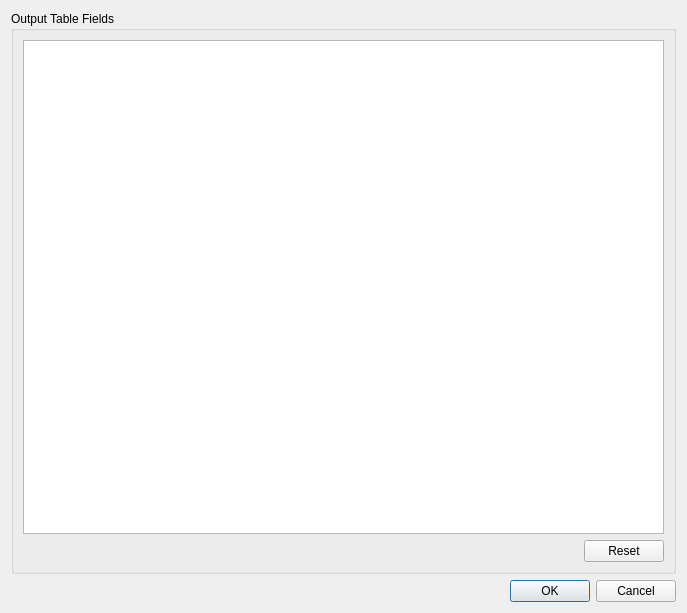
<?xml version="1.0" encoding="UTF-8"?>
<ui version="4.0">
 <class>Form</class>
 <widget class="QWidget" name="Form">
  <property name="geometry">
   <rect>
    <x>0</x>
    <y>0</y>
    <width>687</width>
    <height>613</height>
   </rect>
  </property>
  <property name="windowTitle">
   <string>Form</string>
  </property>
  <layout class="QVBoxLayout" name="verticalLayout">
   <item>
    <widget class="QGroupBox" name="groupBox">
     <property name="title">
      <string>Output Table Fields</string>
     </property>
     <layout class="QGridLayout" name="gridLayout">
      <item row="2" column="1">
       <widget class="QPushButton" name="reset_fields_button">
        <property name="text">
         <string>Reset</string>
        </property>
       </widget>
      </item>
      <item row="2" column="0">
       <spacer name="horizontalSpacer">
        <property name="orientation">
         <enum>Qt::Horizontal</enum>
        </property>
        <property name="sizeHint" stdset="0">
         <size>
          <width>40</width>
          <height>20</height>
         </size>
        </property>
       </spacer>
      </item>
      <item row="0" column="0" colspan="2">
       <widget class="QTreeView" name="fields_tree_view"/>
      </item>
     </layout>
    </widget>
   </item>
   <item>
    <widget class="QDialogButtonBox" name="button_box">
     <property name="orientation">
      <enum>Qt::Horizontal</enum>
     </property>
     <property name="standardButtons">
      <set>QDialogButtonBox::Cancel|QDialogButtonBox::Ok</set>
     </property>
    </widget>
   </item>
  </layout>
 </widget>
 <resources/>
 <connections/>
</ui>
